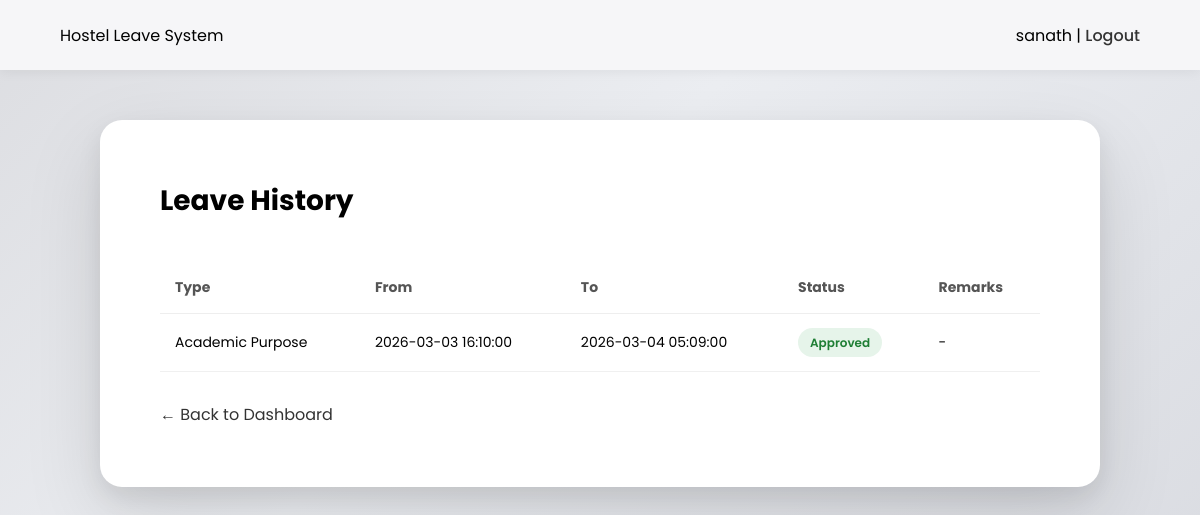
/student/leave_history.php (signed in), run on an earlier commit of the app's database.
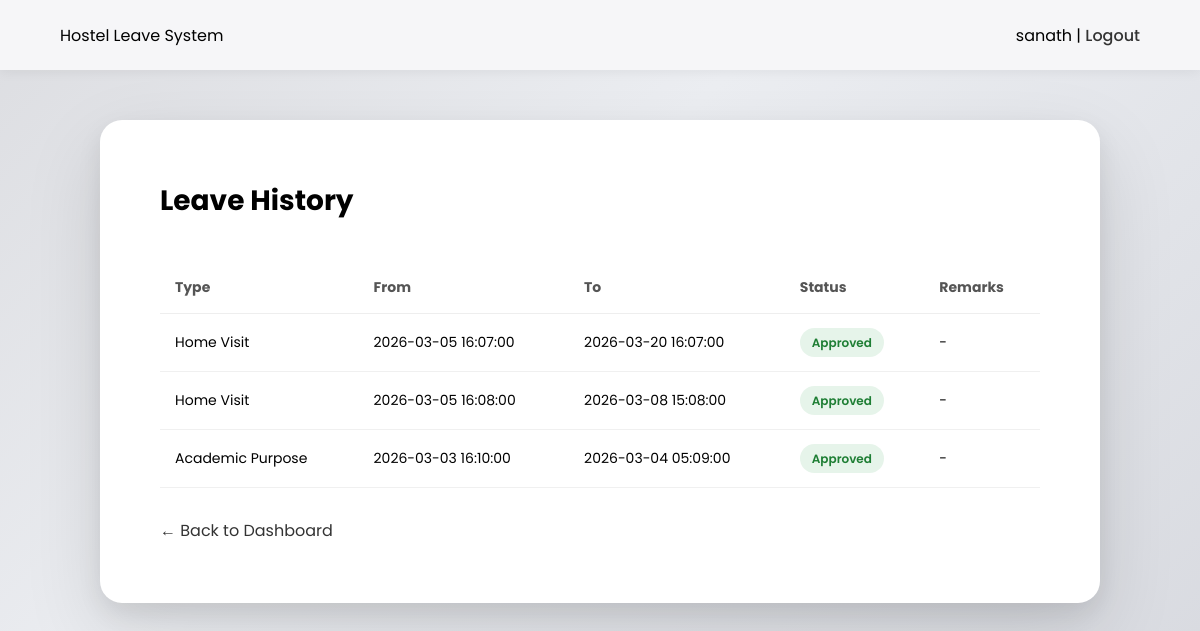
And on a later commit of the database.
### tables this page shows
CREATE TABLE `hostel_leaves` (
  `id` int(11) NOT NULL,
  `student_id` int(11) NOT NULL,
  `leave_type_id` int(11) NOT NULL,
  `from_datetime` datetime NOT NULL,
  `to_datetime` datetime NOT NULL,
  `reason` text NOT NULL,
  `status` enum('Pending','Approved','Rejected') DEFAULT 'Pending',
  `applied_at` timestamp NOT NULL DEFAULT current_timestamp(),
  `returned_at` datetime DEFAULT NULL
);

CREATE TABLE `leave_types` (
  `id` int(11) NOT NULL,
  `type_name` varchar(50) NOT NULL
);

### student/leave_history.php (the view, shortened to what this page needs)
<?php
include("../config/db.php");
$student_id = $_SESSION["user_id"];
$stmt = $conn->prepare("
    SELECT hostel_leaves.*, leave_types.type_name
    FROM hostel_leaves
    JOIN leave_types
    ON hostel_leaves.leave_type_id = leave_types.id
    WHERE hostel_leaves.student_id = ?
    ORDER BY hostel_leaves.applied_at DESC
");
$stmt->bind_param("i", $student_id);
$stmt->execute();
$result = $stmt->get_result();
?>
<!DOCTYPE html>
<html>
<head>
</head>
<body>
<div class="topbar">
    <div>Hostel Leave System</div>
    <div>
        <?php echo $_SESSION["username"]; ?> |
        <a href="../auth/logout.php">Logout</a>
    </div>
</div>
<div class="dashboard">
<h2>Leave History</h2>
<?php if ($result->num_rows == 0): ?>
    No leave history found.
<?php else: ?>
<table class="table">
    <thead>
        <tr>
            <th>Type</th>
            <th>From</th>
            <th>To</th>
            <th>Status</th>
            <th>Remarks</th>
        </tr>
    </thead>
    <tbody>
    <?php while ($row = $result->fetch_assoc()):
        $status = strtolower($row["status"]);
    ?>
        <tr>
            <td><?php echo htmlspecialchars($row["type_name"]); ?></td>
            <td><?php echo htmlspecialchars($row["from_datetime"]); ?></td>
            <td><?php echo htmlspecialchars($row["to_datetime"]); ?></td>
            <td>
                <span class="badge <?php echo $status; ?>">
                    <?php echo htmlspecialchars($row["status"]); ?>
                </span>
            </td>
            <td>
                <?php echo !empty($row["remarks"])
                        ? htmlspecialchars($row["remarks"])
                        : "-"; ?>
            </td>
        </tr>
    <?php endwhile; ?>
    </tbody>
</table>
<?php endif; ?>
<a href="dashboard.php" class="back-link">← Back to Dashboard</a>
</div>
</body>
</html>

### student/leave_history.php (style rules this page uses)
* { margin:0; padding:0; box-sizing:border-box; font-family:'Poppins',sans-serif; }
body { min-height:100vh; background: linear-gradient(135deg,#dcdde1 0%,#eceef2 40%,#d6d8de 100%); padding:120px 60px 60px 60px; }
.topbar { position:fixed; top:0; left:0; width:100%; height:70px; background:#f6f6f8; display:flex; justify-content:space-between; align-items:center; padding:0 60px; box-shadow:0 2px 12px rgba(0,0,0,0.06); }
.topbar a { text-decoration:none; color:#333; font-weight:500; }
.dashboard { max-width:1000px; margin:auto; padding:60px; background:#fff; border-radius:22px; box-shadow: 0 30px 80px rgba(0,0,0,0.12), 0 10px 25px rgba(0,0,0,0.08); }
h2 { font-size:28px; margin-bottom:40px; }
.table { width:100%; border-collapse:collapse; }
.table th { text-align:left; padding:15px; font-size:14px; color:#555; border-bottom:1px solid #eee; }
.table td { padding:18px 15px; border-bottom:1px solid #f0f0f0; font-size:14px; }
.badge { padding:6px 12px; border-radius:20px; font-size:12px; font-weight:600; }
.approved { background:#e6f4ea; color:#1e7e34; }
.back-link { display:inline-block; margin-top:30px; text-decoration:none; color:#333; }

What changed in the data, as far as the page shows it:
added hostel_leaves: leave_type.type_name "Home Visit", from_datetime "2026-03-05 16:07:00", to_datetime "2026-03-20 16:07:00", status "Approved"
added hostel_leaves: leave_type.type_name "Home Visit", from_datetime "2026-03-05 16:08:00", to_datetime "2026-03-08 15:08:00", status "Approved"
